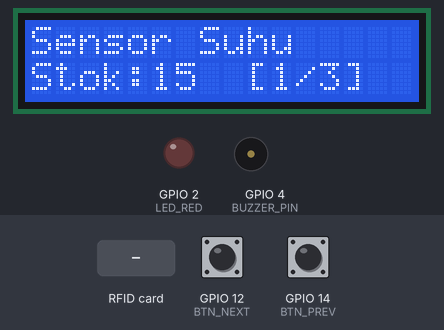
Bench run of a program on a simulated ESP32. Parts: 16×2 character LCD, output pins drawn as LEDs (lit = HIGH), buzzer (waves = sounding, pin HIGH). The inputs (shaded band) are chosen by the test bench; at power-on: GPIO 12 (BTN_NEXT) HIGH, GPIO 14 (BTN_PREV) HIGH. WiFi joins after 1.5 s; servers stay silent unless stated; uploads are accepted with an empty reply; what the program prints to the serial monitor is not drawn.

Above: at 6.6 s.
6.7 s: RFID card 01 02 03 04 held to the reader
At 8.9 s:
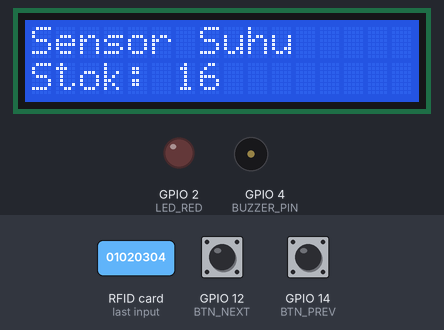
9.7 s: GPIO 12 (BTN_NEXT) pulled LOW for 1 s
At 11.8 s:
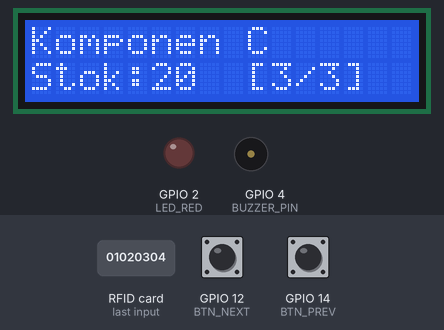
12.2 s: RFID card 05 06 07 08 held to the reader
At 13.5 s:
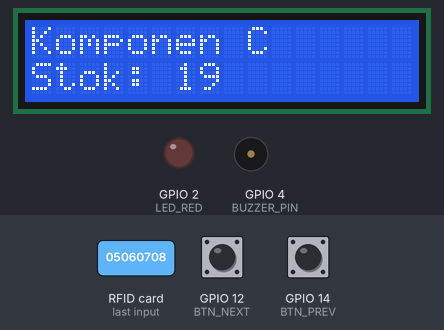
15.2 s: RFID card 5E 7A 19 C4 held to the reader
At 16.9 s:
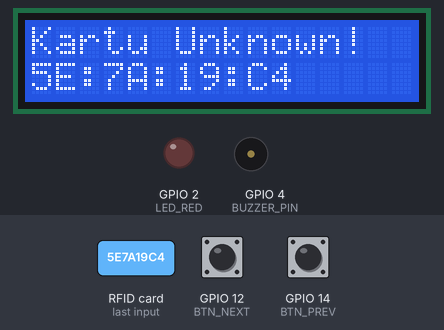
18.2 s: RFID card 01 02 03 04 held to the reader
At 18.9 s:
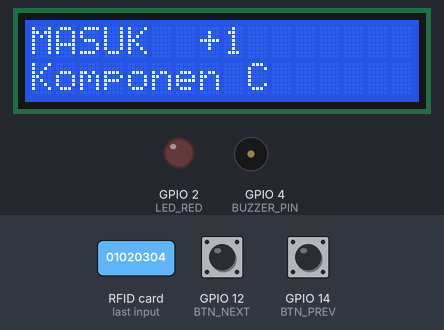
20.6 s: GPIO 14 (BTN_PREV) pulled LOW for 3.2 s
At 20.88 s:
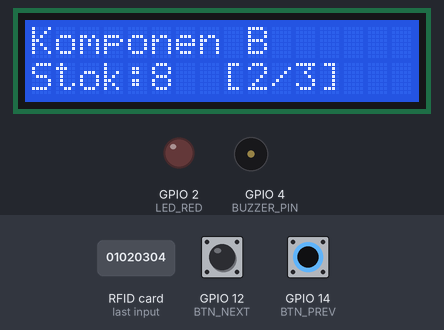
Timing chart, 0 to 23.6 s (numbered marks = the images above; inputs shaded):
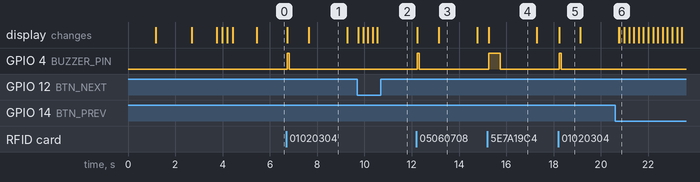

The program:

main.cpp
```cpp
#include <Arduino.h>
#include <WiFi.h>
#include <HTTPClient.h>
#include <WiFiClientSecure.h>
#include <SPI.h>
#include <MFRC522.h>
#include <LiquidCrystal_I2C.h>
#include <Wire.h>

#define WIFI_SSID     "Wokwi-GUEST"
#define WIFI_PASSWORD ""

#define DATABASE_URL "https://smart-inventory-iot-407f4-default-rtdb.asia-southeast1.firebasedatabase.app"

#define UID_CARD_IN  "01:02:03:04"
#define UID_CARD_OUT "05:06:07:08"

#define RFID_SS_PIN   5
#define RFID_RST_PIN  27
#define LED_RED       2
#define BUZZER_PIN    4
#define BTN_NEXT      12
#define BTN_PREV      14
#define LCD_SDA       21
#define LCD_SCL       22

#define SCAN_COOLDOWN_MS  1500
#define SYNC_RETRY_MS     5000
#define OFFLINE_BUF_SIZE  50
#define DEBOUNCE_MS       200
#define MAX_ITEMS         10

MFRC522           rfid(RFID_SS_PIN, RFID_RST_PIN);
WiFiClientSecure  sslClient;
LiquidCrystal_I2C lcd(0x27, 16, 2);

struct BarangItem {
  String id;
  String nama;
  int    stok;
  int    ambang_batas;
};

struct LogEntry {
  String id_barang;
  String tipe;
  int    stok_after;
  unsigned long ts;
};

BarangItem barangList[MAX_ITEMS] = {
  { "barang_001", "Sensor Suhu", 15, 3 },
  { "barang_002", "Komponen B",  8, 5 },
  { "barang_003", "Komponen C", 20, 5 },
};
int jumlahBarang  = 3;
int selectedIndex = 0;

bool          firebaseReady   = false;
bool          wifiConnected   = false;
LogEntry      offlineBuffer[OFFLINE_BUF_SIZE];
int           offlineCount    = 0;
unsigned long lastSyncAttempt = 0;
unsigned long lastScanTime    = 0;
unsigned long lastBtnNextTime = 0;
unsigned long lastBtnPrevTime = 0;

void   connectWiFi();
void   seedInventory();
int    fbPut(String path, String json);
int    fbPost(String path, String json);
bool   pushTransaksi(String id_barang, String nama, String tipe,
                     int stok_after, int ambang, String metode);
bool   pushAlert(String id_barang, String nama, int stok, int ambang);
void   syncOfflineLogs();
void   addToOfflineLog(String id_barang, String tipe, int stok_after);
void   processCard(String uid);
void   doTransaksi(int idx, String tipe);
void   handleNavNext();
void   handleNavPrev();
void   showSelectedItem();
void   triggerAlert(bool active);
void   beepSuccess();
void   beepAlert();
void   beepError();
void   updateLCD(String line1, String line2);
String getCardUID();

void setup() {
  Serial.begin(115200);

  pinMode(LED_RED,    OUTPUT);
  pinMode(BUZZER_PIN, OUTPUT);
  pinMode(BTN_NEXT,   INPUT_PULLUP);
  pinMode(BTN_PREV,   INPUT_PULLUP);
  digitalWrite(LED_RED,    LOW);
  digitalWrite(BUZZER_PIN, LOW);

  SPI.begin();
  rfid.PCD_Init();
  Serial.println("[RFID] MFRC522 ready.");

  Wire.begin(LCD_SDA, LCD_SCL);
  lcd.init();
  lcd.backlight();
  updateLCD("Smart Inventory", "  Booting...");
  delay(1000);

  connectWiFi();

  if (wifiConnected) {
    sslClient.setInsecure();
    firebaseReady = true;

    updateLCD("Firebase...", "Seeding data...");
    seedInventory();
  }

  showSelectedItem();
  Serial.println("[BOOT] Siap. Pilih barang lalu scan kartu IN/OUT.");
}

void loop() {
  if (digitalRead(BTN_NEXT) == LOW &&
      millis() - lastBtnNextTime > DEBOUNCE_MS) {
    lastBtnNextTime = millis();
    handleNavNext();
  }
  if (digitalRead(BTN_PREV) == LOW &&
      millis() - lastBtnPrevTime > DEBOUNCE_MS) {
    lastBtnPrevTime = millis();
    handleNavPrev();
  }

  if (millis() - lastScanTime > SCAN_COOLDOWN_MS) {
    if (rfid.PICC_IsNewCardPresent() && rfid.PICC_ReadCardSerial()) {
      lastScanTime = millis();
      String uid = getCardUID();
      Serial.println("[RFID] Scan: " + uid);
      processCard(uid);
      rfid.PICC_HaltA();
      rfid.PCD_StopCrypto1();
    }
  }

  if (offlineCount > 0 && firebaseReady &&
      millis() - lastSyncAttempt > SYNC_RETRY_MS) {
    lastSyncAttempt = millis();
    wifiConnected = (WiFi.status() == WL_CONNECTED);
    if (wifiConnected) syncOfflineLogs();
  }
}

// --- Firebase REST API helpers ---

int fbPut(String path, String json) {
  HTTPClient http;
  String url = String(DATABASE_URL) + path + ".json";
  http.begin(sslClient, url);
  http.addHeader("Content-Type", "application/json");
  int code = http.PUT(json);
  String resp = http.getString();
  http.end();
  Serial.println("[FB PUT] " + path + " → " + String(code));
  if (code != 200) Serial.println("[FB ERR] " + resp);
  return code;
}

int fbPost(String path, String json) {
  HTTPClient http;
  String url = String(DATABASE_URL) + path + ".json";
  http.begin(sslClient, url);
  http.addHeader("Content-Type", "application/json");
  int code = http.POST(json);
  String resp = http.getString();
  http.end();
  Serial.println("[FB POST] " + path + " → " + String(code));
  if (code != 200) Serial.println("[FB ERR] " + resp);
  return code;
}

// --- Seed data awal ---

void seedInventory() {
  Serial.println("[SEED] Mengirim data awal ke Firebase...");
  int sukses = 0;

  for (int i = 0; i < jumlahBarang; i++) {
    BarangItem &b = barangList[i];
    bool isAlert = (b.stok < b.ambang_batas);

    String json = "{\"nama_barang\":\"" + b.nama + "\","
                  "\"stok_sekarang\":" + String(b.stok) + ","
                  "\"ambang_batas\":" + String(b.ambang_batas) + ","
                  "\"status_alert\":" + (isAlert ? "true" : "false") + ","
                  "\"terakhir_diubah\":" + String((int)millis()) + "}";

    String path = "/inventory/" + b.id;
    updateLCD("Seeding...", b.nama.substring(0, 16));

    if (fbPut(path, json) == 200) {
      sukses++;
      Serial.println("[SEED] OK: " + b.id);
    } else {
      Serial.println("[SEED] FAIL: " + b.id);
      updateLCD("SEED GAGAL!", b.id.substring(0, 16));
      delay(1500);
    }
  }

  if (sukses == jumlahBarang) {
    updateLCD("Seed OK!", String(sukses) + " barang");
  } else {
    updateLCD("Seed Parsial", String(sukses) + "/" + String(jumlahBarang));
  }
  delay(1000);
}

// --- Transaksi ---

void processCard(String uid) {
  if (uid == UID_CARD_IN) {
    doTransaksi(selectedIndex, "IN");
  } else if (uid == UID_CARD_OUT) {
    doTransaksi(selectedIndex, "OUT");
  } else {
    Serial.println("[RFID] Kartu tidak dikenal: " + uid);
    updateLCD("Kartu Unknown!", uid.substring(0, 16));
    beepError();
    delay(1500);
    showSelectedItem();
  }
}

void doTransaksi(int idx, String tipe) {
  BarangItem &b = barangList[idx];

  if (tipe == "OUT" && b.stok <= 0) {
    updateLCD("STOK KOSONG!", b.nama.substring(0, 16));
    beepError();
    delay(1500);
    showSelectedItem();
    return;
  }

  if (tipe == "IN")  b.stok++;
  else               b.stok = max(0, b.stok - 1);

  bool isAlert = (b.stok < b.ambang_batas);

  Serial.println("[" + tipe + "] " + b.nama +
                 " | Stok: " + String(b.stok) +
                 (isAlert ? " ALERT" : ""));

  String line1 = (tipe == "IN" ? "MASUK  +1" : "KELUAR -1");
  updateLCD(line1, b.nama.substring(0, 16));
  beepSuccess();
  triggerAlert(isAlert);
  delay(800);

  String line2 = "Stok: " + String(b.stok);
  if (isAlert) line2 = "Stok:" + String(b.stok) + " RENDAH!";
  updateLCD(b.nama.substring(0, 16), line2);
  delay(1200);

  wifiConnected = (WiFi.status() == WL_CONNECTED);

  if (wifiConnected && firebaseReady) {
    if (!pushTransaksi(b.id, b.nama, tipe, b.stok, b.ambang_batas, "realtime")) {
      addToOfflineLog(b.id, tipe, b.stok);
    } else if (isAlert) {
      pushAlert(b.id, b.nama, b.stok, b.ambang_batas);
    }
  } else {
    addToOfflineLog(b.id, tipe, b.stok);
  }

  showSelectedItem();
}

bool pushTransaksi(String id_barang, String nama, String tipe,
                   int stok_after, int ambang, String metode) {
  if (!firebaseReady) return false;

  bool isAlert = (stok_after < ambang);

  String invJson = "{\"nama_barang\":\"" + nama + "\","
                   "\"stok_sekarang\":" + String(stok_after) + ","
                   "\"ambang_batas\":" + String(ambang) + ","
                   "\"status_alert\":" + (isAlert ? "true" : "false") + ","
                   "\"terakhir_diubah\":" + String((int)millis()) + "}";

  bool ok = (fbPut("/inventory/" + id_barang, invJson) == 200);

  String logJson = "{\"id_barang\":\"" + id_barang + "\","
                   "\"tipe\":\"" + tipe + "\","
                   "\"jumlah\":1,"
                   "\"timestamp\":" + String((int)millis()) + ","
                   "\"metode\":\"" + metode + "\"}";

  ok &= (fbPost("/log_transaksi", logJson) == 200);

  if (ok) Serial.println("[FB OK] " + tipe + " " + id_barang + " stok:" + String(stok_after));
  return ok;
}

bool pushAlert(String id_barang, String nama, int stok, int ambang) {
  String json = "{\"id_barang\":\"" + id_barang + "\","
                "\"pesan\":\"Peringatan! Stok " + nama +
                " kritis: " + String(stok) +
                " (ambang batas: " + String(ambang) + ").\","
                "\"timestamp\":" + String((int)millis()) + ","
                "\"status\":\"unread\"}";

  bool ok = (fbPost("/notifikasi_alert", json) == 200);
  if (ok) Serial.println("[FB ALERT] Alert dikirim untuk " + id_barang);
  return ok;
}

// --- Offline buffer ---

void addToOfflineLog(String id_barang, String tipe, int stok_after) {
  if (offlineCount >= OFFLINE_BUF_SIZE) {
    for (int i = 0; i < OFFLINE_BUF_SIZE - 1; i++)
      offlineBuffer[i] = offlineBuffer[i + 1];
    offlineCount = OFFLINE_BUF_SIZE - 1;
  }
  offlineBuffer[offlineCount++] = { id_barang, tipe, stok_after, millis() };
  Serial.println("[OFFLINE] Tersimpan lokal. Pending: " + String(offlineCount));
  updateLCD("OFFLINE MODE", "Pending: " + String(offlineCount));
  delay(800);
  showSelectedItem();
}

void syncOfflineLogs() {
  Serial.println("[SYNC] Sync " + String(offlineCount) + " entri...");
  updateLCD("Syncing...", String(offlineCount) + " entri");

  int synced = 0;
  for (int i = 0; i < offlineCount; i++) {
    int ambang = 5;
    String nama = "Barang";
    for (int j = 0; j < jumlahBarang; j++) {
      if (barangList[j].id == offlineBuffer[i].id_barang) {
        ambang = barangList[j].ambang_batas;
        nama   = barangList[j].nama;
        break;
      }
    }
    if (pushTransaksi(offlineBuffer[i].id_barang, nama, offlineBuffer[i].tipe,
                      offlineBuffer[i].stok_after, ambang, "offline_sync")) {
      synced++;
    } else {
      int remaining = offlineCount - (i + 1);
      for (int j = 0; j < remaining; j++)
        offlineBuffer[j] = offlineBuffer[i + 1 + j];
      offlineCount = remaining;
      updateLCD("Sync Parsial", String(synced) + " OK");
      delay(1000);
      showSelectedItem();
      return;
    }
  }

  offlineCount = 0;
  Serial.println("[SYNC] Selesai!");
  updateLCD("Sync Selesai!", String(synced) + " entri");
  delay(1200);
  showSelectedItem();
}

// --- Navigasi ---

void handleNavNext() {
  selectedIndex = (selectedIndex + 1) % jumlahBarang;
  showSelectedItem();
}

void handleNavPrev() {
  selectedIndex = (selectedIndex - 1 + jumlahBarang) % jumlahBarang;
  showSelectedItem();
}

void showSelectedItem() {
  BarangItem &b   = barangList[selectedIndex];
  bool        alert = (b.stok < b.ambang_batas);
  String line1 = b.nama.substring(0, 16);
  String line2 = "Stok:" + String(b.stok) +
                 (alert ? " RENDAH!" : "  [" + String(selectedIndex+1) +
                          "/" + String(jumlahBarang) + "]");
  updateLCD(line1, line2);
  triggerAlert(alert);
}

// --- Utilitas ---

String getCardUID() {
  String uid = "";
  for (byte i = 0; i < rfid.uid.size; i++) {
    if (rfid.uid.uidByte[i] < 0x10) uid += "0";
    uid += String(rfid.uid.uidByte[i], HEX);
    if (i < rfid.uid.size - 1) uid += ":";
  }
  uid.toUpperCase();
  return uid;
}

void triggerAlert(bool active) {
  digitalWrite(LED_RED, active ? HIGH : LOW);
}

void beepSuccess() {
  digitalWrite(BUZZER_PIN, HIGH); delay(80);
  digitalWrite(BUZZER_PIN, LOW);
}

void beepAlert() {
  for (int i = 0; i < 3; i++) {
    digitalWrite(BUZZER_PIN, HIGH); delay(150);
    digitalWrite(BUZZER_PIN, LOW);  delay(100);
  }
}

void beepError() {
  digitalWrite(BUZZER_PIN, HIGH); delay(500);
  digitalWrite(BUZZER_PIN, LOW);
}

void updateLCD(String line1, String line2) {
  lcd.clear();
  lcd.setCursor(0, 0); lcd.print(line1.substring(0, 16));
  lcd.setCursor(0, 1); lcd.print(line2.substring(0, 16));
}

void connectWiFi() {
  Serial.print("[WIFI] Connecting...");
  updateLCD("Connecting WiFi", WIFI_SSID);
  WiFi.begin(WIFI_SSID, WIFI_PASSWORD);
  int attempts = 0;
  while (WiFi.status() != WL_CONNECTED && attempts < 20) {
    delay(500); Serial.print("."); attempts++;
  }
  if (WiFi.status() == WL_CONNECTED) {
    wifiConnected = true;
    Serial.println("\n[WIFI] IP: " + WiFi.localIP().toString());
    updateLCD("WiFi Connected!", WiFi.localIP().toString());
  } else {
    wifiConnected = false;
    Serial.println("\n[WIFI] Gagal -> offline mode.");
    updateLCD("WiFi GAGAL", "Mode Offline");
  }
  delay(1000);
}
```

Measured:
- after the input at 6.7 s, GPIO 4 (BUZZER_PIN): LOW → HIGH at once, → LOW 0.08 s later; the display: first changes at once (image 1 shows a later state)
- after the input at 9.7 s, the display: first changes at once (image 2 shows a later state)
- after the input at 12.2 s, GPIO 4 (BUZZER_PIN): LOW → HIGH at once, → LOW 0.08 s later; the display: first changes at once (image 3 shows a later state)
- after the input at 15.2 s, GPIO 4 (BUZZER_PIN): LOW → HIGH after 0.05 s, → LOW 0.50 s later; the display: changes after 0.05 s (image 4)
- after the input at 18.2 s, GPIO 4 (BUZZER_PIN): LOW → HIGH at once, → LOW 0.08 s later; the display: changes at once (image 5)
- after the input at 20.6 s, the display: first differs from a run without the input after 0.19 s (image 6)
- what the display in image 1 shows lasts 1.7 s, from 7.6 s to 9.3 s
